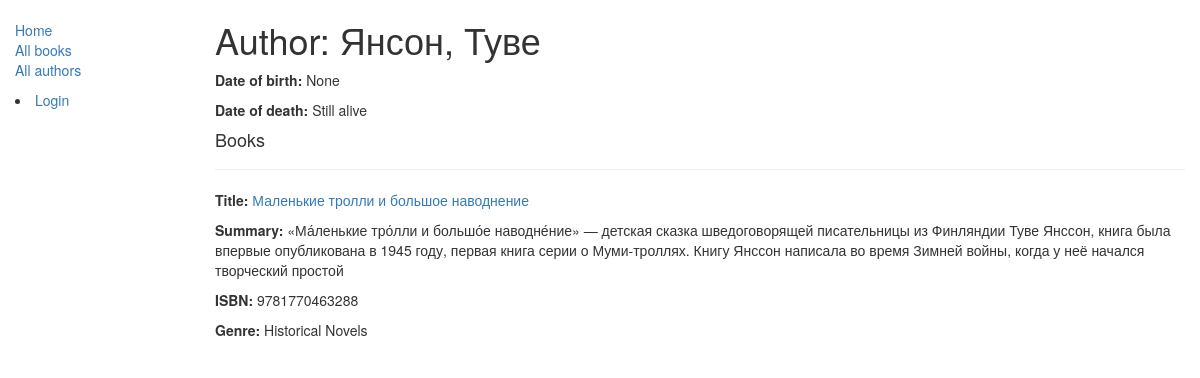
The page /catalog/author/3/ on the database as committed earlier.
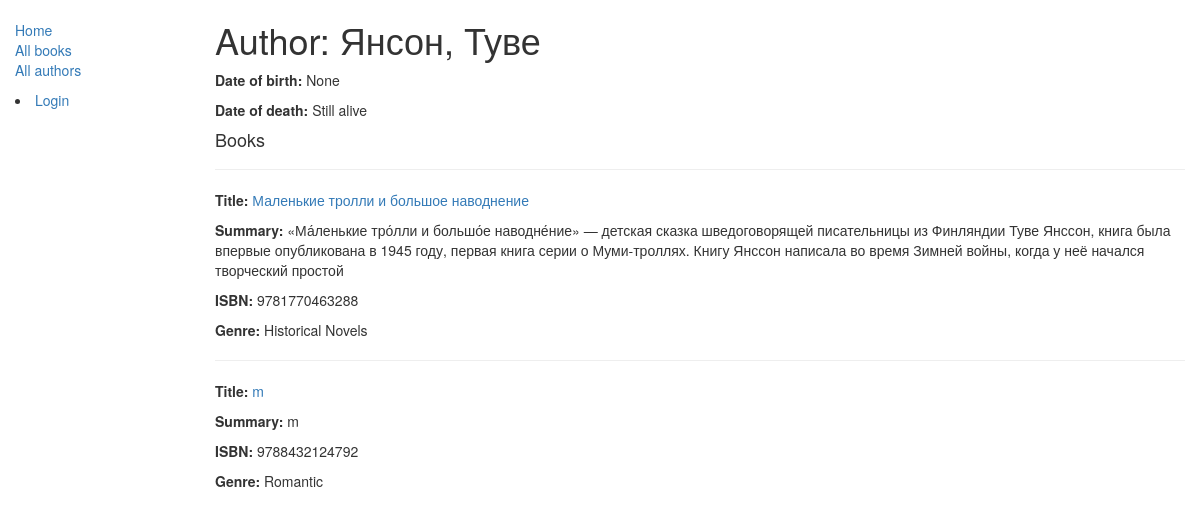
The same page on the database as committed later.
### catalog/models.py (models this page shows, shortened)
class Book(models.Model):
    title = models.CharField(max_length=200)
    author = models.ForeignKey('Author', on_delete=models.SET_NULL, null=True)
    summary = models.TextField(max_length=1000, help_text="Enter a brief description of the book")
    isbn = models.CharField('ISBN',max_length=13, help_text='13 Character <a href="https://www.isbn-international.org/content/what-isbn">ISBN number</a>')
    genre = models.ManyToManyField(Genre, help_text="Select a genre for this book")
    def get_absolute_url(self):
        return reverse('book-detail', args=[str(self.id)])
    def display_genre(self):
        """
        Creates a string for the Genre. This is required to display genre in Admin.
        """
        return ', '.join([ genre.name for genre in self.genre.all()[:3] ])
    display_genre.short_description = 'Genre'

class Genre(models.Model):
    name = models.CharField(max_length=200, help_text="Enter a book genre (e.g. Science Fiction, French Poetry etc.)")

### catalog/views.py (the view)
# urls.py: re_path(r'^author/(?P<pk>\d+)/$', views.AuthorDetailView.as_view(), name='author-detail'),
class AuthorDetailView(generic.DetailView):
    model = Author

### catalog/templates/catalog/author_detail.html (shortened to what this page needs)
{% extends "catalog/base_generic.html" %}
{% block content %}
<h1>Author: {{ author.last_name }}, {{ author.first_name }}</h1>
<p><strong>Date of birth:</strong> {{ author.date_of_birth }}</p>
<p><strong>Date of death:</strong> {{ author.date_of_death|default:"Still alive" }}</p>
    <h4>Books</h4>
    {% if author.book_set.all %}
        {% for book in author.book_set.all %}
        <hr>
        <p><strong>Title:</strong> <a href="{{ book.get_absolute_url }}">{{ book.title }}</a></p>
        <p><strong>Summary:</strong> {{ book.summary }}</p>
        <p><strong>ISBN:</strong> {{ book.isbn }}</p>
        <p><strong>Genre:</strong>
            {% for genre in book.genre.all %}
                {{ genre.name }}{% if not forloop.last %}, {% endif %}
            {% endfor %}
        </p>
        {% endfor %}
    {% else %}
        <p>This author has no books in the library.</p>
    {% endif %}
</div>
{% endblock %}

Rows that differ between the two databases and show on the page:
added Book: title "m", summary "m", isbn "9788432124792"
now on this page (row unchanged): Genre: name "Romantic", shown under "m"
